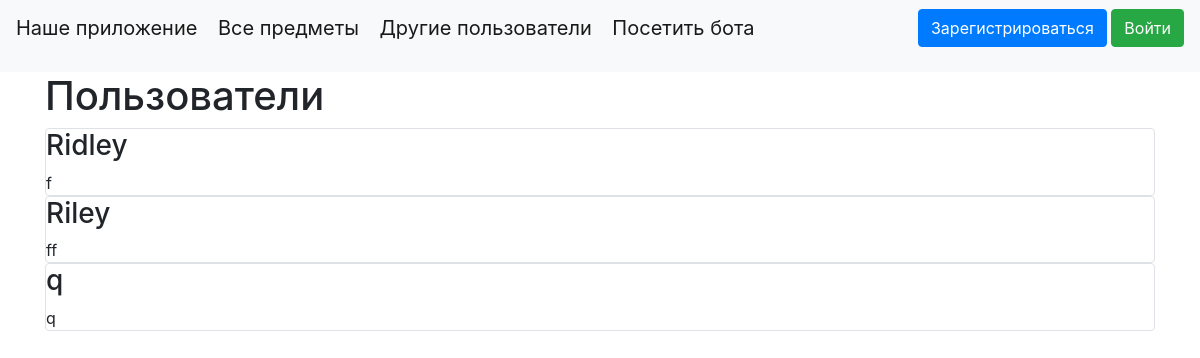
Screenshot of /other_users with the database file from the repository.
### data/users.py (models this page shows, shortened)
class User(SqlAlchemyBase, UserMixin, SerializerMixin):
    __tablename__ = 'users'
    id = sqlalchemy.Column(sqlalchemy.Integer,
                           primary_key=True, autoincrement=True)
    name = sqlalchemy.Column(sqlalchemy.String, nullable=True)
    about = sqlalchemy.Column(sqlalchemy.String, nullable=True)
    email = sqlalchemy.Column(sqlalchemy.String,
                              index=True, unique=True, nullable=True)
    hashed_password = sqlalchemy.Column(sqlalchemy.String, nullable=True)
    created_date = sqlalchemy.Column(sqlalchemy.DateTime,
                                     default=datetime.datetime.now)
    items = orm.relationship("Items", back_populates='user')

### main.py (the view)
@app.route("/other_users")
def other_users():
    db_sess = db_session.create_session()
    if current_user.is_authenticated:
        users = db_sess.query(User).filter((User != current_user))
    else:
        users = db_sess.query(User)
    return render_template("other_users.html", users=users)

### data/db_session.py (called while the page is built)
def create_session() -> Session:
    global __factory
    return __factory()

### templates/other_users.html (shortened to what this page needs)
{% extends "base.html" %}
{% block content %}
<h1>Пользователи</h1>
{% for user in users %}
{% if not current_user.is_authenticated %}
<div class="col-md6 border rounded">
        <h3>{{user.name}}</h3>
        <div>
            {{user.about}}
        </div>
</div>
{% endif %}
{% endfor %}
{% endblock %}

### rows the page displays
User: name "Ridley", about "f"
User: name "Riley", about "ff"
User: name "q", about "q"
